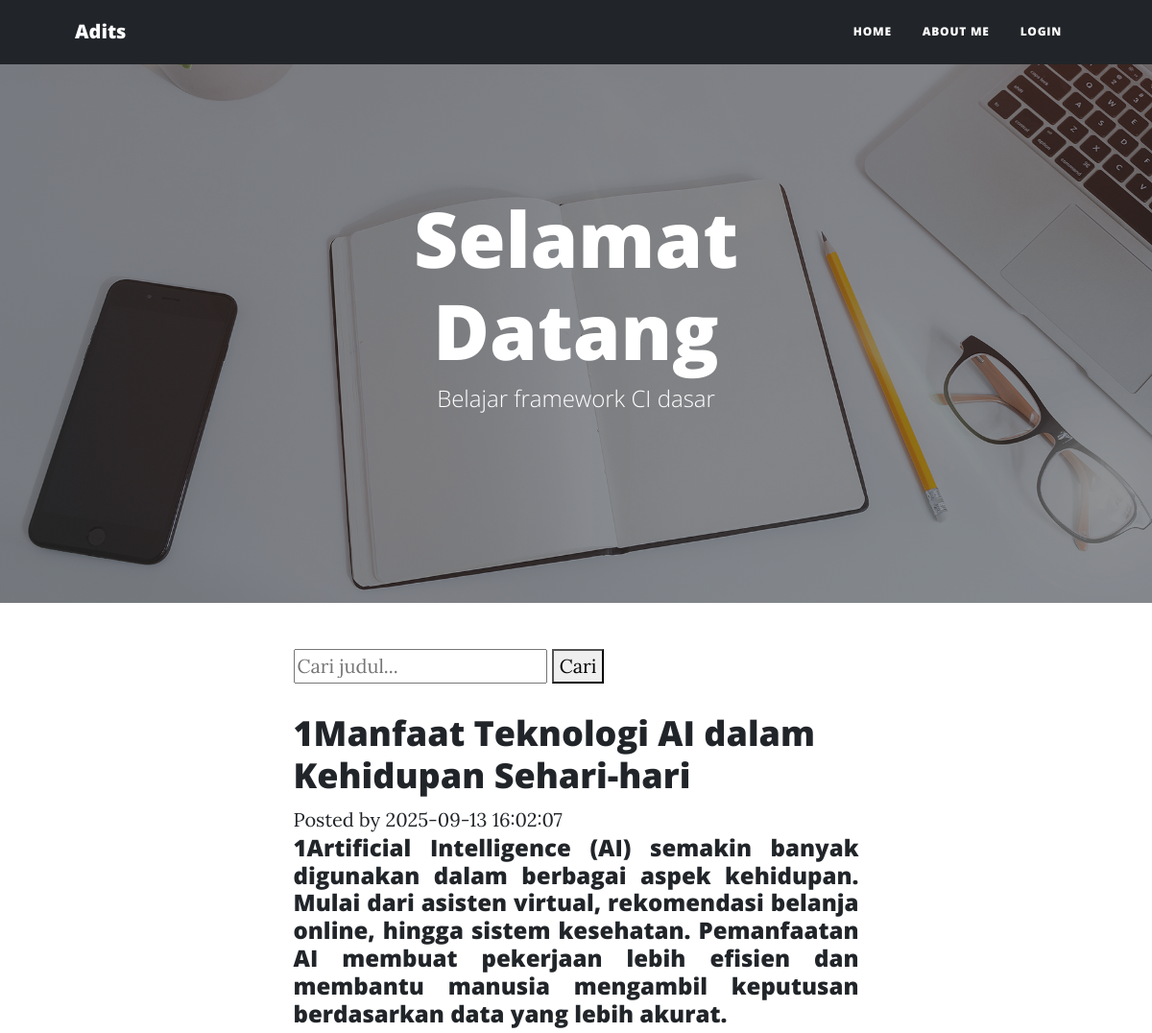
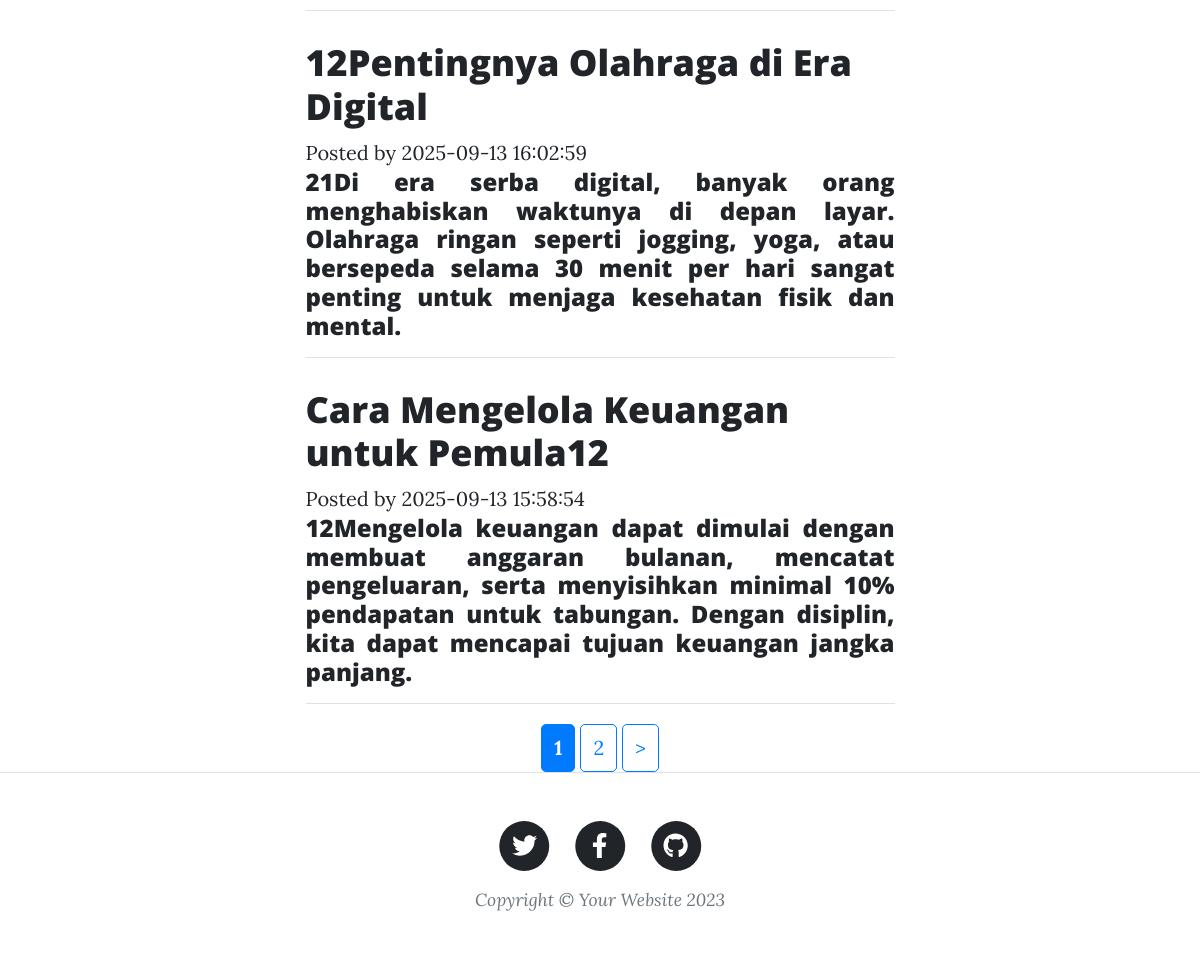
The page / on the database its author committed (2 pictures, top to bottom).
### tables this page shows
CREATE TABLE `blog` (
  `id` int(11) NOT NULL,
  `title` varchar(50) NOT NULL,
  `content` text NOT NULL,
  `cover` varchar(250) NOT NULL,
  `date` timestamp NOT NULL DEFAULT current_timestamp() ON UPDATE current_timestamp()
);

### application/controllers/Blog.php (called while the page is built, shortened)
<?php
class Blog extends CI_Controller{
    public function __construct()
    {
         $this->load->model('Blog_model');
         $this->load->library('session');
    }
    public function index ($page = 0)
    {
        $this->load->library('pagination');
        $perPage = 3;
        $total = $this->Blog_model->countAllBlog();
        $data['blogs'] = $this->Blog_model->getBlogPaginated($perPage, $page);
        $config['base_url'] = site_url('blog/index');
        $config['total_rows'] = $total;
        $config['per_page'] = $perPage;
        $this->pagination->initialize($config);
        $data['pagination'] = $this->pagination->create_links();
        $this->load->view('article', $data);
    }
}
?>

### index.php (called while the page is built, shortened)
<?php
require_once BASEPATH.'core/CodeIgniter.php';

### application/models/Blog_model.php (called while the page is built, shortened)
<?php
Class Blog_model extends CI_Model
{
    public function getBlogPaginated($limit, $offset)
    {
        return $this->db->get("blog", $limit, $offset)->result_array();
    }
}
?>

### application/views/article.php (the view, shortened to what this page needs)
<header class="masthead" style="background-image: url('assets/img/home-bg.jpg')">
    <div class="container position-relative px-4 px-lg-5">
        <div class="row gx-4 gx-lg-5 justify-content-center">
            <div class="col-md-10 col-lg-8 col-xl-7">
                <div class="site-heading">
                    <h1>Selamat Datang</h1>
                    <span class="subheading">Belajar framework CI dasar</span>
                </div>
            </div>
        </div>
    </div>
</header>
<div class="container px-4 px-lg-5">
    <div class="row gx-4 gx-lg-5 justify-content-center">
        <div class="col-md-10 col-lg-8 col-xl-7">
            <form method="get" action="<?php echo site_url('blog/search'); ?>">
                <input type="text" name="find" placeholder="Cari judul...">
                <button type="submit">Cari</button>
            </form>
            <?php foreach ($blogs as $blog): ?>
            <div class="post-preview">
                <a href="<?php echo site_url('blog/detail/'.$blog['id']); ?>">
                    <h2 class="post-title"><?php echo $blog['title']; ?></h2>
                </a>
                Posted by <?php echo $blog['date']; ?>
            </div>
            <h4 class="post-subtitle" style="text-align: justify;"> <?php echo $blog['content']; ?></h4>
            <hr>
            <?php endforeach; ?>
            <div class="pagination">
                <?= $pagination ?>
            </div>
        </div>
    </div>
</div>

### application/views/article.php (style rules this page uses)
.pagination { display: flex; justify-content: center; gap: 5px; margin-top: 20px; list-style: none; padding: 0; }
.pagination a, .pagination strong { display: inline-block; padding: 8px 12px; border: 1px solid #007bff; border-radius: 5px; text-decoration: none; color: #007bff; transition: all 0.2s; }
.pagination strong { background-color: #007bff; color: white; font-weight: bold; }

### rows shown on the page
blog: title "1Manfaat Teknologi AI dalam Kehidupan Sehari-hari", date "2025-09-13 16:02:07", content "1Artificial Intelligence (AI) semakin banyak digunakan dalam berbagai aspek kehidupan. Mulai dari asisten virtual, rekomendasi belanja online, hingga sistem kesehatan. Pemanfaatan AI membuat pekerjaan lebih efisien dan membantu manusia mengambil keputusan berdasarkan data yang lebih akurat."
blog: title "12Pentingnya Olahraga di Era Digital", date "2025-09-13 16:02:59", content "21Di era serba digital, banyak orang menghabiskan waktunya di depan layar. Olahraga ringan seperti jogging, yoga, atau bersepeda selama 30 menit per hari sangat penting untuk menjaga kesehatan fisik dan mental."
blog: title "Cara Mengelola Keuangan untuk Pemula12", date "2025-09-13 15:58:54", content "12Mengelola keuangan dapat dimulai dengan membuat anggaran bulanan, mencatat pengeluaran, serta menyisihkan minimal 10% pendapatan untuk tabungan. Dengan disiplin, kita dapat mencapai tujuan keuangan jangka panjang."

### other values the page prints
$pagination "1 2 >"
